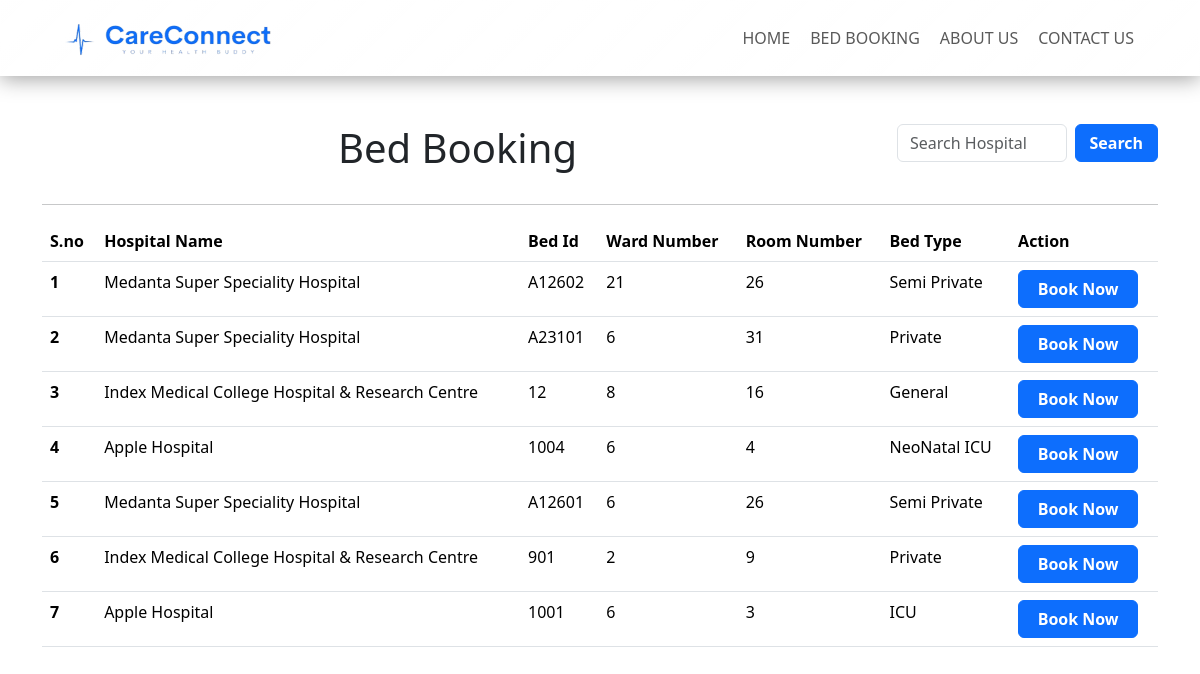
/beds/, run on the app's committed database.
### home/models.py (models this page shows)
class beds(models.Model):
    Hospital_name = models.CharField(max_length=300)
    Bed_id=models.CharField(max_length=300,unique=True)
    Ward_number=models.CharField(max_length=100)
    Room_number=models.CharField(max_length=100)
    Bed_type=models.CharField(max_length=300)

### home/views.py (the view, shortened to what this page needs)
# urls.py: path('beds/',bedsinfo),
def bedsinfo(request):
    data=beds.objects.all()
    return render(request,'beds.html',context={'data':data})

### home/template/beds.html (shortened to what this page needs)
{% load static %}
<!DOCTYPE html>
<html lang="en">
  <head>
    <link
      href="https://cdn.jsdelivr.net/npm/bootstrap@5.3.2/dist/css/bootstrap.min.css"
      rel="stylesheet"
    />
    <link rel="stylesheet" href="{% static 'css/bootstrap.css'%}" />
    <link rel="stylesheet" href="{% static 'css/style.css' %}" />
  </head>
  <body>
    <nav class="mb-5 glass-bg">
      <div class="container">
        <div class="row">
          <div class="col">
            <nav class="navbar navbar-expand-lg">
              <div class="container-fluid">
                <img
                  src="{% static 'images/0019b4ca-3b9d-422a-b123-113ed453ccc3.png' %}"
                  class="navbar-brand img-fluid logo-icon"
                  alt=""
                />
                <div
                  class="collapse navbar-collapse"
                  id="navbarSupportedContent"
                >
                  <ul class="navbar-nav ms-auto mb-2 mb-lg-0">
                    <li class="nav-item">
                      <a class="nav-link" href="/index/">HOME</a>
                    </li>
                    <li class="nav-item">
                      <a class="nav-link" href="/info/">BED BOOKING</a>
                    </li>
                    <li class="nav-item">
                      <a class="nav-link" href="/index/">ABOUT US</a>
                    </li>
                    <li class="nav-item">
                      <a class="nav-link" href="/contact/">CONTACT US</a>
                    </li>
                  </ul>
                </div>
              </div>
            </nav>
          </div>
        </div>
      </div>
    </nav>
    <div class="container my-2">
      <div class="row">
        <div class="col">
          <h1 class="text-center">Bed Booking</h1>
        </div>
        <div class="col-lg-3">
          <form class="d-flex" role="search"y>
            <input
              class="form-control me-2"
              type="search"
              name="q"
              placeholder="Search Hospital"
              aria-label="Search"
            />
            <button class="btn btn-primary" type="submit">Search</button>
          </form>
        </div>
      </div>
    </div>
    <div class="container">
        <div class="row">
            <div class="col">
                <hr>
            </div>
        </div>
    </div>
    <div class="container">
      <div class="row">
        <div class="col">
          <table class="table table-hover col-12">
            <thead>
              <tr>
                <th scope="col">S.no</th>
                <th scope="col">Hospital Name</th>
                <th scope="col">Bed Id</th>
                <th scope="col">Ward Number</th>
                <th scope="col">Room Number</th>
                <th scope="col">Bed Type</th>
                <th scope="col">Action</th>
              </tr>
            </thead>
            <tbody>
              {% for i in data %}
              <tr>
                <th scope="row">{{forloop.counter}}</th>
                <td>{{i.Hospital_name}}</td>
                <td>{{i.Bed_id}}</td>
                <td>{{i.Ward_number}}</td>
                <td>{{i.Room_number}}</td>
                <td>{{i.Bed_type}}</td>
                <td><a href="/fillform/{{i.id}}/"><button class="btn btn-primary">Book Now</button></a></td>
              </tr>
              {% endfor %}
            </tbody>
          </table>
        </div>
      </div>
    </div>
  </body>
</html>

### home/static/css/style.css (style rules this page uses)
* { margin: 0; padding: 0; box-sizing: border-box; }
html { scroll-behavior: smooth; scroll-padding-top: 150px; }
.glass-bg { background: linear-gradient( 135deg, rgba(255, 255, 255, 0.1), rgba(255, 255, 255, 0) ); backdrop-filter: blur(10px); -webkit-backdrop-filter: blur(10px); border: 1px solid rgba(255, 255, 255, 0.18); box-shadow: 0 3px 20px 0 rgba(0, 0, 0, 0.37); }
.logo-icon { height: 50px; width: 220px; object-fit: cover; padding: 4px; margin: 4px; }
.nav-link { transition: all 0.3s ease-in-out 0.3s; margin-right: 4px; }
.btn { width: 120px; font-weight: 700; }

### data on the page
beds: Hospital_name "Medanta Super Speciality Hospital", Bed_id "A12602", Ward_number "21", Room_number "26", Bed_type "Semi Private"
beds: Hospital_name "Medanta Super Speciality Hospital", Bed_id "A23101", Ward_number "6", Room_number "31", Bed_type "Private"
beds: Hospital_name "Index Medical College Hospital & Research Centre", Bed_id "12", Ward_number "8", Room_number "16", Bed_type "General"
beds: Hospital_name "Apple Hospital", Bed_id "1004", Ward_number "6", Room_number "4", Bed_type "NeoNatal ICU"
beds: Hospital_name "Medanta Super Speciality Hospital", Bed_id "A12601", Ward_number "6", Room_number "26", Bed_type "Semi Private"
beds: Hospital_name "Index Medical College Hospital & Research Centre", Bed_id "901", Ward_number "2", Room_number "9", Bed_type "Private"
beds: Hospital_name "Apple Hospital", Bed_id "1001", Ward_number "6", Room_number "3", Bed_type "ICU"
